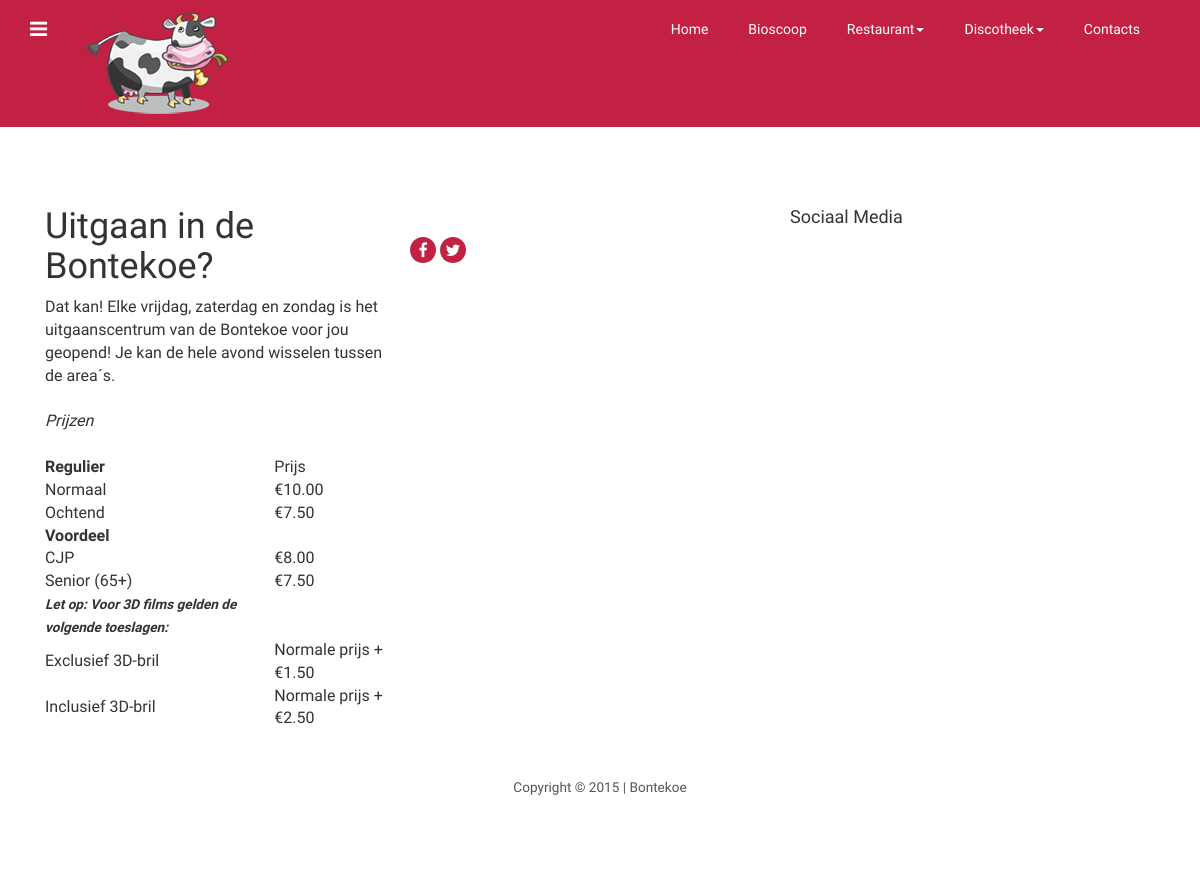
Page /website/uitgaan/index.php on the earlier database version.
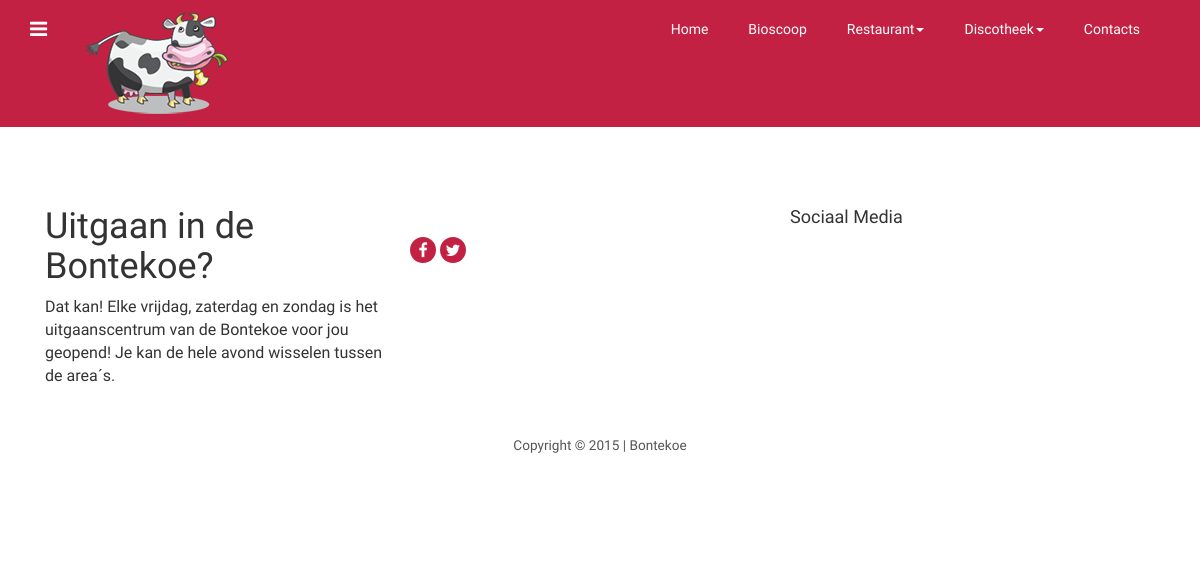
Same page on the later database version.
### tables this page shows
CREATE TABLE IF NOT EXISTS `uitgaan` (
  `id` int(2) NOT NULL,
  `page` varchar(20) NOT NULL,
  `text` text NOT NULL,
  `picture` varchar(64) NOT NULL
);

### website/uitgaan/index.php (the view, shortened to what this page needs)
<?php
require_once("../php/_db.php");
try {
    $query = $_DB->prepare("SELECT `picture`,`text` FROM `uitgaan` WHERE `page` = ?");
    $query->execute([$_GET['page']]);
} catch (PDOException $e) {
    $sMsg = '<p>
Regelnummer: ' . $e->getLine() . '<br />
Bestand: ' . $e->getFile() . '<br />
Foutmelding: ' . $e->getMessage() . '<br />
</p>';
    trigger_error($sMsg);
}
$text = "";
while ($rij = $query->fetch()) {
    $text = $rij['text'];
}
?>
<!DOCTYPE HTML>
<html>
    <head>
        <link href="../css/bootstrap-3.1.1.min.css" rel='stylesheet' type='text/css'/>
        <link href="../css/style.css" rel='stylesheet' type='text/css'/>
        <link href="../css/font-awesome.css" rel="stylesheet">
    </head>
    <body>
        <div class="navbar navbar-inverse-blue navbar">
            <div class="navbar-inner">
                <div class="container">
                    <div class="navigation">
                        <nav id="colorNav">
                            <ul>
                                <li class="green">
                                </li>
                            </ul>
                        </nav>
                    </div>
                    <a class="brand" href="../index.html"><img src="../img/logo1.png" alt="logo"></a>
                    <div class="pull-right">
                        <nav class="navbar nav_bottom" role="navigation">
                            <div class="collapse navbar-collapse" id="bs-megadropdown-tabs">
                                <ul class="nav navbar-nav nav_1">
                                    <li><a href="../index.html">Home</a></li>
                                    <li><a href="../bioscoop.html">Bioscoop</a></li>
                                    <li class="dropdown">
                                        <a href="#" class="dropdown-toggle" data-toggle="dropdown">Restaurant<span
                                                class="caret"></span></a>
                                    </li>
                                    <li class="dropdown">
                                        <a href="#" class="dropdown-toggle" data-toggle="dropdown">Discotheek<span
                                                class="caret"></span></a>
                                    <li class="last"><a href="../contact.html">Contacts</a></li>
                                </ul>
                            </div>
                        </nav>
                    </div>
                </div>
            </div>
        </div>
        <div class="footer">
            <div class="container">
                <div class="col-md-4 col_2">
                    <?=$text?>
                </div>
                <div class="col-md-4 col_2">
                </div>
                <h4>Sociaal Media</h4>
                <ul class="footer_social">
                    <li><a href="https://www.facebook.com"><i class="fa fa-facebook fa1"> </i></a></li>
                    <li><a href="https://www.twitter.com"><i class="fa fa-twitter fa1"> </i></a></li>
                </ul>
            </div>
            <div class="copy">
                <p>Copyright © 2015 | Bontekoe</p>
            </div>
        </div>
    </body>
</html>

### website/css/style.css (style rules this page uses)
h4, h5, h6, h1, h2, h3 { margin-top: 0; }
ul, ol { margin: 0; }
p { margin: 0; }
html, body { font-family: Ubuntu; font-size: 100%; background: #fff; }
body a { transition: 0.5s all; -webkit-transition: 0.5s all; -moz-transition: 0.5s all; -o-transition: 0.5s all; -ms-transition: 0.5s all; }
.navigation { float: left; margin-right: 3%; margin-top: 1px; }
#colorNav > ul { padding: 0; margin: 0; }
#colorNav > ul > li { list-style: none; position: relative; }
#colorNav li.green:after { text-shadow: none; -webkit-font-smoothing: antialiased; font-family: 'fontawesome'; speak: none; font-weight: normal; font-variant: normal; line-height: 1; text-transform: none; -moz-transition: 0.4s; -o-transition: 0.4s; -webkit-transition: 0.4s; transition: 0.4s; color: #fff; content: "\f0c9"; display: inline-block; font-size: 20px; margin-left: 0; position: relative; top: 11px; }
.navbar-inverse-blue .navbar-inner { padding: 7px 0; background: #c32143; border: none; font-size: 0.85em; }
.navbar { min-height: 100%; margin-bottom: 0; border: none; }
.navbar-nav { margin: 0; float: right; }
.navbar-nav > li > a { padding: 10px 15px; text-align: center; color: #fff; font-weight: 100; font-size: 14px; }
.nav_bottom { background: none; }
ul.nav_1 { float: none; margin: 2px 0 0 0; }
ul.nav_1 li { margin-right: 10px; }
ul.nav_1 li a { color: #fff; }
ul.nav_1 li.last { margin-right: 0; }
.footer { background: #fff; padding: 5em 0; }
ul.footer_social { padding: 0; margin: 0 0 1em; list-style: none; }
ul.footer_social li { display: inline-block; text-align: center; }
i.fa1 { background: #c32143; width: 26px; height: 26px; color: #fff; line-height: 26px; border-radius: 20px; -webkit-border-radius: 20px; -moz-border-radius: 20px; -o-border-radius: 20px; }
.copy { margin: 3em 0 0 0; text-align: center; }
.copy p { color: #555; font-size: 0.85em; }
ul { padding: 0; list-style: none; }
.headings h1, h2, h3, h4, h5, h6 { font-weight: 400; }

Differences in the rows shown:
changed uitgaan: text "…wisselen tussen de area´s. Prijzen Regulier Prijs Normaal €10.00 Ochtend €7.50 Voordeel CJP €8.00 Senior (65+) €7.50 Let op: Voor 3D films gelden de volgende toeslagen: Exclusief 3D-bril Normale prijs + €1.50 Inclusief 3D-bril Normale prijs + €2.50" → "…wisselen tussen de area´s."
